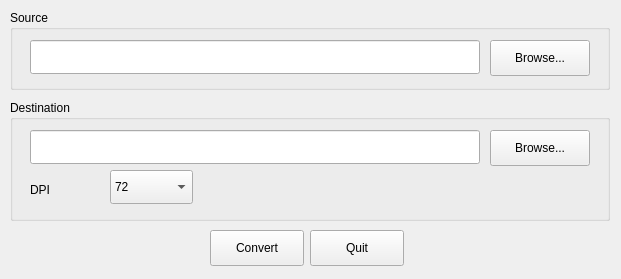
<?xml version="1.0" encoding="UTF-8"?>
<ui version="4.0">
 <class>MainWindow</class>
 <widget class="QMainWindow" name="MainWindow">
  <property name="geometry">
   <rect>
    <x>0</x>
    <y>0</y>
    <width>621</width>
    <height>279</height>
   </rect>
  </property>
  <property name="windowTitle">
   <string>pdf2jpg</string>
  </property>
  <widget class="QWidget" name="centralwidget">
   <widget class="QGroupBox" name="sourceGroupBox">
    <property name="geometry">
     <rect>
      <x>10</x>
      <y>10</y>
      <width>600</width>
      <height>80</height>
     </rect>
    </property>
    <property name="title">
     <string>Source</string>
    </property>
    <widget class="QLineEdit" name="sourceFilePathLineEdit">
     <property name="geometry">
      <rect>
       <x>20</x>
       <y>30</y>
       <width>450</width>
       <height>34</height>
      </rect>
     </property>
    </widget>
    <widget class="QPushButton" name="sourceFileChooseButton">
     <property name="geometry">
      <rect>
       <x>480</x>
       <y>30</y>
       <width>100</width>
       <height>36</height>
      </rect>
     </property>
     <property name="text">
      <string>Browse...</string>
     </property>
    </widget>
   </widget>
   <widget class="QGroupBox" name="destinationGroupBox">
    <property name="geometry">
     <rect>
      <x>10</x>
      <y>100</y>
      <width>600</width>
      <height>121</height>
     </rect>
    </property>
    <property name="title">
     <string>Destination</string>
    </property>
    <widget class="QLineEdit" name="destinationFolderPathLineEdit">
     <property name="geometry">
      <rect>
       <x>20</x>
       <y>30</y>
       <width>450</width>
       <height>34</height>
      </rect>
     </property>
    </widget>
    <widget class="QPushButton" name="destinationFolderChooseButton">
     <property name="geometry">
      <rect>
       <x>480</x>
       <y>30</y>
       <width>100</width>
       <height>36</height>
      </rect>
     </property>
     <property name="text">
      <string>Browse...</string>
     </property>
    </widget>
    <widget class="QLabel" name="dpiLabel">
     <property name="geometry">
      <rect>
       <x>20</x>
       <y>80</y>
       <width>63</width>
       <height>20</height>
      </rect>
     </property>
     <property name="text">
      <string>DPI</string>
     </property>
    </widget>
    <widget class="QComboBox" name="dpiComboBox">
     <property name="geometry">
      <rect>
       <x>100</x>
       <y>70</y>
       <width>83</width>
       <height>34</height>
      </rect>
     </property>
     <property name="frame">
      <bool>true</bool>
     </property>
     <item>
      <property name="text">
       <string>72</string>
      </property>
     </item>
     <item>
      <property name="text">
       <string>144</string>
      </property>
     </item>
     <item>
      <property name="text">
       <string>300</string>
      </property>
     </item>
     <item>
      <property name="text">
       <string>600</string>
      </property>
     </item>
    </widget>
   </widget>
   <widget class="QPushButton" name="convertButton">
    <property name="geometry">
     <rect>
      <x>210</x>
      <y>230</y>
      <width>94</width>
      <height>36</height>
     </rect>
    </property>
    <property name="text">
     <string>Convert</string>
    </property>
   </widget>
   <widget class="QPushButton" name="quitButton">
    <property name="geometry">
     <rect>
      <x>310</x>
      <y>230</y>
      <width>94</width>
      <height>36</height>
     </rect>
    </property>
    <property name="text">
     <string>Quit</string>
    </property>
   </widget>
  </widget>
 </widget>
 <resources/>
 <connections/>
</ui>
